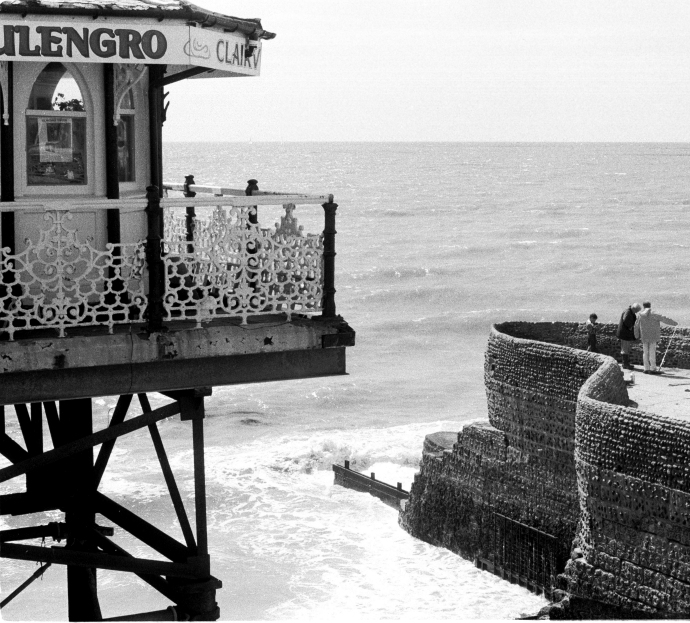
#> input picture 1_Pixel_Fourier_Lab/images/pier.jpg, 690 x 623 px; the run also reads 1 picture not shown here
$ jupyter execute --allow-errors 1_Pixelwise_Operations.ipynb   (shell and % lines are left out)
#> lines starting #> are read from the running program, lines starting #| are printed output that depends on the picture
```{image} https://www.epfl.ch/about/overview/wp-content/uploads/2020/07/logo-epfl-1024x576.png
:width: 140px
:align: left
```
## Image Processing Laboratory Notebooks
---

This Juypter notebook is part of a series of computer laboratories which are designed
to teach image-processing programming; they are running on the EPFL's Noto server. They are the practical complement of the theoretical lectures of the EPFL's Master course
[**MICRO-511 Image Processing I**](https://moodle.epfl.ch/course/view.php?id=522) taught by Prof. M. Unser and Prof. D. Van de Ville.

The project is funded by the Center for Digital Education and the School of Engineering. It is owned by the [Biomedical Imaging Group](http://bigwww.epfl.ch/).
The distribution or the reproduction of the notebook is strictly prohibited without the written consent of the authors.  &copy; EPFL 2023.

**Authors**:
    [Pol del Aguila Pla](mailto:pol.delaguilapla@epfl.ch),
    [Kay Lächler](mailto:kay.lachler@epfl.ch),
    [Alejandro Noguerón Arámburu](mailto:alejandro.nogueronaramburu@epfl.ch),
    [Yan Liu](mailto:yan.liu@epfl.ch), and
    [Daniel Sage](mailto:daniel.sage@epfl.ch).

---

# Lab 1.1: Pixel-wise operations
**Released**: Thursday October 5, 2023

**Submission**: Friday October 13, 2023 before 23:59 on [Moodle](https://moodle.epfl.ch/course/view.php?id=522)

**Grade weight**: Lab 1 (15 points), 10% of the overall grade

**Related lectures**: Chapters 1 and 2

Double-click on this cell, fill your name and SCIPER number below to verify your identity in Noto and set the seed for random results.
:::{attention} Please write down your name and SCIPER!
### Student Name:
### SCIPER:
:::

[cell 1]
import getpass
# This line recovers your camipro number to mark the images with your ID
uid = int(getpass.getuser().split('-')[2]) if len(getpass.getuser().split('-')) > 2 else ord(getpass.getuser()[0])
print(f'SCIPER: {uid}')

### Imports
In the next cell we import the python libraries that we will use throughout the lab, as well as the `ImageViewer` class (Python package developed specifically for these laboratories, see documentation [here](https://github.com/Biomedical-Imaging-Group/interactive-kit/wiki/Image-Viewer), or run the python command `help(viewer)` after loading the class):
* [`matplotlib.pyplot`](https://matplotlib.org), to display images,
* [`ipywidgets`](https://ipywidgets.readthedocs.io/en/latest/), to make the image display interactive, and
* [`numpy`](https://numpy.org/doc/stable/reference/), for mathematical operations on arrays.

Finally, we load the images used in this lab and make sure that it is of type `float64`, for higher accuracy during operations.

Run the next cell to get your notebook ready.

:::{attention}Always run the two import cells below before starting to work on the notebook.
:::

[cell 2]
# Configure plotting as dynamic

# Import required packages for this lab
import matplotlib.pyplot as plt
import ipywidgets as widgets
import numpy as np
from skimage import io
from interactive_kit import imviewer as viewer

# Loading images
c_elegans = io.imread( "images/c-elegans.tif" )
pier = io.imread("images/pier.jpg").astype(np.float64)
#> pier: shape (623, 690) float64; min 0, max 255, mean 152.1

In the following cell we import the JS `ImageAccess` class and put the images into the JavaScript kernel. You can find the documentation of the `ImageAccess` [here](https://biomedical-imaging-group.github.io/image-access/).

#> (a cell that did not finish here is left out)

# Pixel-wise operations (8 points)

In this laboratory you will learn the basics of pixel-wise image processing by performing simple operations at a pixel level. This has many practical applications such as image normalization, colorization, and just to get information of an image. However, part of the goal of this laboratory is for you to feel comfortable with the process of accessing pixels of an image in both a high-level and a low-level language. Therefore, the laboratory will be mostly in *JavaScript*, and then we will use *Python* for a few applications.

(ToC_1_Pixelwise_operations)=
## Table of contents

1. [Image normalization](#image-formation)
    1. [Pixelwise normalization](#pixelwise-normalization) **(4 points)**
    2. [Normalization in Python](#normalization-in-python) **(2 points)**
2. [Solarization](#solarization) **(2 points)**

:::{important} Each cell that contains code begins with `%use sos` or `%use javascript`. This indicates if the code in this specific cell should be executed in Python or JavaScript. Do not change or remove any lines of code that begin with an `%`. They need to be on the first line of each cell!
:::

### Image visualization
Run the next cell and use the slider to cycle through the images to get familiar with them.

[cell 4]
plt.close("all")
#> (the rest of this cell did not finish here and is left out)

(image-normalization)=
# 1. Image normalization (6 points)
[Back to table of contents](#ToC_1_Pixelwise_operations)

Normalization is one of the key preprocessing steps in image processing. In this section, you will learn different ways to normalize an image.
(pixelwise-normalization)=
## 1.A. Pixelwise normalization (4 points)
[Back to table of contents](#ToC_1_Pixelwise_operations)

**For a total of 3 points**, complete the three functions below (**1 point each**), which output images normalized with respect to different statistics:

* `makeZeroMean(img)`: Normalizes the image so that the **sample mean of the pixel values is zero**. The standard deviation remains the same.
* `stretchContrast(img)`: Normalizes the image so that the **minimum value is $0$ and the maximum value is $1$ (the ratio $\frac{\sigma}{range}$ should not change)**.
* `normalize2ndOrderStatistics(img)`: Normalizes the image so that the **sample mean of the pixel values is zero** and the **sample standard deviation is $1$**.

JS, unlike Python, **does not** have a function to calculate the mean or the standard deviation. Thus, you will need to code them yourself explicitly.

:::{hint}You can use `img.getMin()` and `img.getMax()` to get the min an max value of a JavaScript image `img`. Remeber also that you can access a wide range of mathematical functions through the Math library in JS (e.g., `Math.sqrt()`). You can read more about it [here](https://developer.mozilla.org/en-US/docs/Web/JavaScript/Reference/Global_Objects/Math).
:::

:::{attention} Make sure to calculate the mean and standart deviation outside of the two for loops that iterate through the pixels of the image, otherwise the operation takes much too long to compute for real images!
:::

First, implement the function `makeZeroMean` in the cell below.

#> (a cell that did not finish here is left out)

Great! Now it's time to test your implementation. We will do two parallel tests: one on a simple $3×3$ array, one on a real image `pier`. If an error is thrown in any of the tests, you implementation is not yet correct. We will also test the execution time of your function, to tell you if you made a mistake. In future labs you will be responsible by yourself to check that you coded an efficient solution.

#> (a cell that did not finish here is left out)

Now, implement `stretchContrast`.

#> (a cell that did not finish here is left out)

Run the next cell to run a simple sanity check. Again, we will test on a simple $3\times 3$ image and then on `pier`.

#> (a cell that did not finish here is left out)

Finally, implement the function `normalize2ndOrderStatistics`.

#> (a cell that did not finish here is left out)

And run the next cell for a quick test again.

#> (a cell that did not finish here is left out)

In order for you to see the relevance of image normalization, we provide a sequence of fluorescence microscopy images (see more [here](https://en.wikipedia.org/wiki/Fluorescence_microscope)), named `c_elegans`. These are consecutive slices of the same 3D volume, but appear darker over time due to photobleaching (the loss of fluorescence, read more [here](https://en.wikipedia.org/wiki/Photobleaching)). Of course, this is a huge problem for the application, and to solve it we absolutely need to normalize these images.

Run the next cell to load the `c_elegans` series, and display it. We will use the module [io](https://scikit-image.org/docs/0.8.0/api/skimage.io.html) of SciKit-Image, which allows us to read all the slices of a `.tif` file at once. Furthermore, we will pass it to JS so that we can use the functions you defined above.

:::{note} In the next cell, you will see the original images, and a graph that shows the effect of photobleaching on the mean value of each image. Make sure you explore the images and their histogram by clicking on the `Prev` and `Next` buttons!
:::

[cell 11]

# Show c_elegans images
plt.close("all")
viewer([c_elegans[ind,:,:] for ind in range(12)], normalize=False, clip_range=[0, 255], title=[f"c_elegans {ind+1}" for ind in range(12)], hist=True)
#> (this line was passed over: interactive_kit is not available in this run)
# Show decay of the mean value through time due to photobleaching
fig = plt.figure(num=f"SCIPER: {uid}",figsize=(6,4))
plt.plot([ind+1 for ind in range(12)], [np.mean(c_elegans[ind,:,:]) for ind in range(12)])
plt.xticks([ind+1 for ind in range(12)]); plt.xlabel("Image number"); plt.ylabel("Mean value");
plt.grid('both'); plt.show();
#> after `plt.grid('both')`:
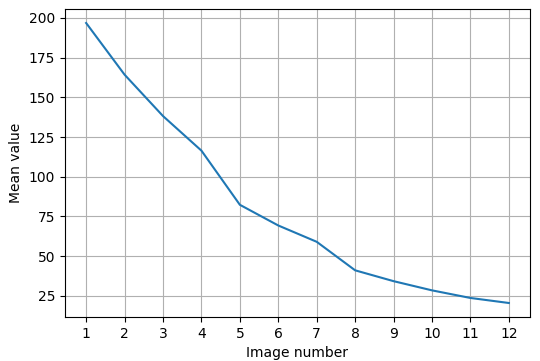
#> figure drawn by matplotlib, 1 panel; curve peaks at x = 1, y = 196.8

Now we are going to visualize the effect of each of your normalizing functions on `c_elegans`. For this purpose, we provide with you the function `make_montage(img_arr, mode, cols)`. It performs the operation specified by `mode` (1: zero mean, 2: stretch contrast, 3: normalize statistics) on each image, then places the result in the right place inside the montage `out`.

Now run the next cell to declare the function `makeMontage()`.

#> (a cell that did not finish here is left out)

Now, we are going apply your methods to the image slices we just loaded. First, we convert each element in the array `c_elegans`  to an `Image` object. Then, we call the function on the array with each of the three modes to visualize the result of the functions that you implemented above.

#> (a cell that did not finish here is left out)

Now that we have applied your functions and that we have the variables in Python, let's visualize them. Run the following cell to do so. Use the buttons `Next` and `Prev` to browse through the three images. If your implementations passed the previous tests, you should see the correct result. Look carefully at the images and solve the two MCQs coming next.

#> (a cell that did not finish here is left out)

### Multiple choice questions

Why does the bottom-right corner of the **Zero Mean Montage** have lower contrast than the top-left corner? (**0.5 points**)

1. Because the different subimages in the montage have different spreads of values around their mean.
2. It is an illumination effect.
3. The bottom-right subimages of the montage are defective.

Modify the variable `answer` in the next cell to reflect your choices.

[cell 15]
# Assign your answer to this variable
answer = None
# YOUR CODE HERE
answer = 1

[cell 16]
if not answer in [1, 2, 3]:
    print('WARNING!\nPossible answers are 1, 2 or 3.')

Why is this not the case for the other two montages? (**0.5 points**)

1. Becuase the images already had zero mean.
2. Because the other two functions modify the contrast by adjusting the range of intensities.

Modify the variable `answer` in the next cell to reflect your choices. As usual, there is another cell that will remind you to select a valid choice if you haven't.

[cell 17]
# assign your answer to this variable
answer = None
# YOUR CODE HERE
answer = 2

[cell 18]
if not answer in [1, 2]:
    print('WARNING!\nPossible answers are 1 and 2.')

(normalization-in-python)=
## 1.B. Normalization in Python (2 points)
[Back to table of contents](#ToC_1_Pixelwise_operations)

As you have probably realized by now, low level languages can get tedious. You can do the same thing you did in JavaScript in less lines in Python, by using NumPy arrays, so let's do it!

As an example, we have implemented the function `make_zero_mean`. **For a total of 2 points**, implement the other two methods (`stretch_contrast` and `normalize_2nd_order_statistics`) in Python in the following cells (**1 point each**).

:::{hint}
It's possible to complete every function with only one line of code using Numpy built-in functions, so **for-loops are not accepted!**
:::

[cell 19]
# Function that normalizes the image so that the sample mean of the pixel values is zero.
def make_zero_mean(img):
    # Declare the output image
    output = np.zeros(img.shape)
    # Subtract the mean from the input image
    output = img-np.mean(img)
    # Return the output image
    return output

[cell 20]
# Function that normalizes the image so that all pixels have values between 0 and 1.
def stretch_contrast(img):
    # Declare the output image
    output = np.zeros(img.shape)

    # YOUR CODE HERE
    output = (img - np.min(img)) / (np.max(img) - np.min(img))
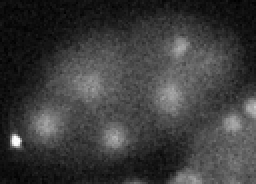
#> output: shape (92, 128) float64 (shown 2 times larger); min 0, max 1, mean 0.238

    # Return the output image
    return output

[cell 21]
# Function that normalizes the image so that the sample mean of the pixel values is 0 and the sample standard deviation is 1.
def normalize_2nd_order_statistics(img):
    # Declare the output image
    output = np.zeros(img.shape)

    # YOUR CODE HERE
    output = (img - np.mean(img)) / np.std(img)

    # Return the output image
    return output

Use the next two cells for a quick test on your functions. This cell tests the two characteristics requested for each function:
* that the result of `stretch_contrast` is in the range $[0, 1]$, and
* that the result of `normalize_2nd_order_statistics` has zero mean and unit variance.

Run them, and if your implementations are correct, they shouldn't raise any errors.

[cell 22]
# This cell tests your method stretch contrast
# Here we run your function on the first slice of c_elegans
test_stretch_contrast = stretch_contrast(c_elegans[0])

# And we check that stretch_contrast effectively maps the pixels to the range [0,1]
if np.min(test_stretch_contrast) != 0:
    print('WARNING!!\nThe minimum value in the result of stretch_contrast is not 0')
elif np.max(test_stretch_contrast) != 1:
    print('WARNING!!\nThe maximum value in the result of stretch_contrast is not 1')
else :
    print("Well done! Your stretch_contrast function seems to be correct.")

[cell 23]
# This cell tests your method normalize statistics
# Here we run the method on the first slice of c_elegans
test_normalize_statistics = normalize_2nd_order_statistics(c_elegans[0])

# Now we check that normalize_statistics returns an image with mean = 0,
if np.abs(np.mean(test_normalize_statistics)) > 1e-10:
    print('WARNING!!\nYour mean in normalize_2nd_order_statistics is not 0')
# And with std = 1
elif np.abs(np.std(test_normalize_statistics) - 1) > 1e-4 or np.abs(np.std(test_normalize_statistics, ddof=1) - 1) > 1e-4:
    print('WARNING!!\nYour standard deviation in normalize_2nd_order_statistics is not 1')
else :
    print('Well done! Your normalization of 2nd order statistics seems to be correct.')

(solarization)=
# 2. Solarization (2 points)
[Back to table of contents](#ToC_1_Pixelwise_operations)

[Solarization](https://en.wikipedia.org/wiki/Solarization_(photography)) is one of the oldest effects known in photography. It refers to the *tone reversal* effect that is achieved by over exposure of certain photographic papers during the development process. In this context, *tone reversal* means that the brightest objects (e.g. the sun) appear darker than the rest of the image. After its discovery, the solarization effect was used for artistic purposes. Of course when digital photography came in, it stopped being an over-exposure effect, but it can still be artificially provoked for artistic purposes.

Solarization can be expressed mathematically (assuming that our photo has a range of $[0, 255]$) as
$$h[k, l] = \begin{cases}
    255 - (255 - T)*\frac{g[k, l]}{T},& \text{if } g[k, l] < T\\
    g[k, l],              & \text{if } g[k, l] \geq T.
\end{cases}$$
Where $g$ is the input image, $h$ is the solarized output image, and $T$ is the threshold defining the strength of the solarization.

In the next cell, **for 1 point**, Complete the function `solarize` in JS that implements the formula above.

#> (a cell that did not finish here is left out)

Now let's apply your function to the image `pier` with a threshold of $150$.

#> (a cell that did not finish here is left out)

In order to check your function and to be able to explore the effect more interactively, run the next cell, where we define the Python equivalent of the `solarize` function and compare it to your JavaScript function. The Python function also takes an original image `img` and a threshold `T` as inputs, and returns the solarized version. Make sure to understand the code, and if you have any doubts, go back to the [introductory lab](../0_Introductory_lab/Introductory.ipynb) or read more about [boolean indexing](https://numpy.org/doc/stable/reference/arrays.indexing.html#boolean-array-indexing). Look at the two images and check if they're the same. If you are unsure, you can go to the `Options` menu of the viewer and click `Compare`. If there is a difference between the two images it will be highlighted in red.

[cell 26]
# Define solarize
def solarize(img, T=None):
#> called with T = 150
    output = np.copy(img)
    if T == None:
        T = T_slider.value
    output[output < T] = 255 - (255-T) * output[output<T] / T
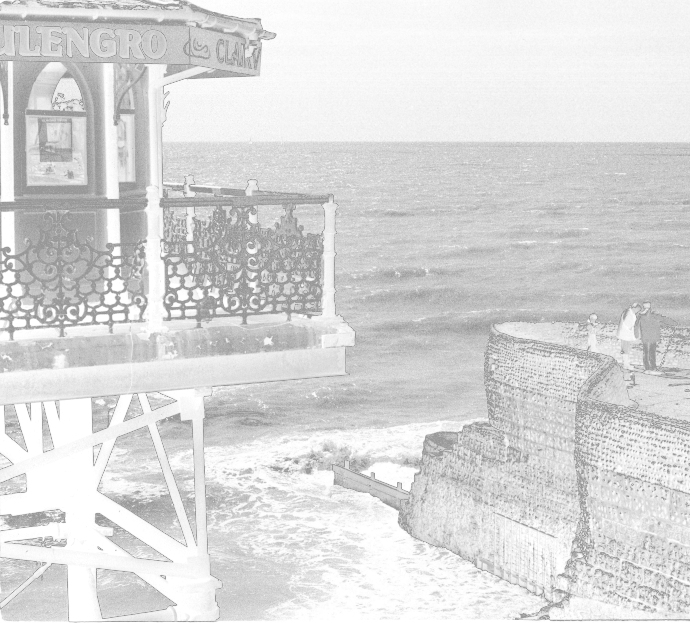
#> output: shape (623, 690) float64; min 150, max 255, mean 217.1
    return output

plt.close('all')
#> (the rest of this cell did not finish here and is left out)
